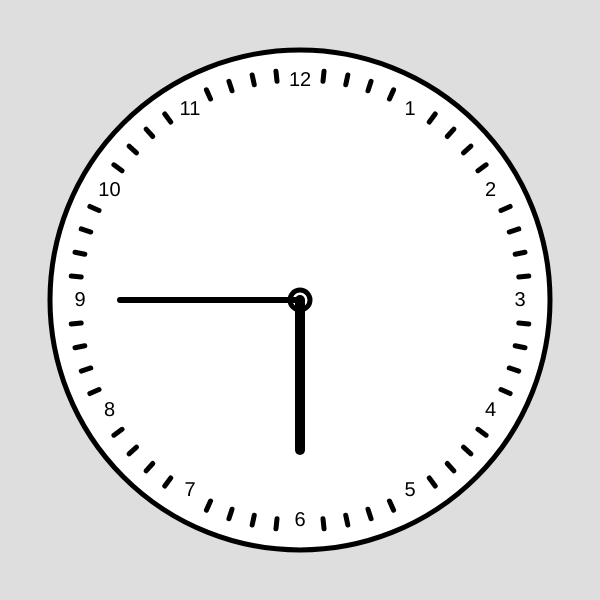
Frame 1 (no input)
Frame 60 (no input): identical to frame 1, image omitted
Frame 120 (the mouse pressed at the canvas centre since frame 60): identical to frame 1, image omitted

The p5.js sketch that drew this single still picture (run headless with seeded random() and noise() and a simulated clock; from frame 60 on, the mouse is pressed at the canvas centre):

// p5.js sketch
// ── sketch.js
var cx, cy;
const rMolde = 500
const rRelogio = 230;
const rPonteiroH = 150;
const rPonteiroM = 180;
const anguloPonteiroH = 90;
const anguloPonteiroM = 180;
var numeros;
function setup() {
    createCanvas(600, 600)
    textAlign(CENTER, CENTER);
    cx = width / 2
    cy = height / 2
    numeros = [3, 4, 5, 6, 7, 8, 9, 10, 11, 12, 1, 2]
    textSize(20)
    strokeWeight(5)

}

function draw() {
    background(222)
    ellipse(cx, cy, rMolde)
    ellipse(cx, cy, 20)
    for (var angulo = 0; angulo <= 360; angulo += 6) {
        var x1 = cos(radians(angulo)) * rRelogio;
        var y1 = sin(radians(angulo)) * rRelogio
        var x2 = cos(radians(angulo)) * (rRelogio - 10);
        var y2 = sin(radians(angulo)) * (rRelogio - 10)
        if (angulo % 30 == 0) {
            text(numeros[int(angulo / 30)], cx + x2, cy + y2)
        }
        else {
            line(cx + x2, cy + y2, cx + x1, cy + y1)
        }
    }

    push()
    strokeWeight(10)
    var hx = cos(radians(anguloPonteiroH)) * rPonteiroH;
    var hy = sin(radians(anguloPonteiroH)) * rPonteiroH;
    line(cx, cy, cx + hx, cy + hy)
    // triangle()
    pop()
    push()
    strokeWeight(6)
    var mx = cos(radians(anguloPonteiroM)) * rPonteiroM;
    var my = sin(radians(anguloPonteiroM)) * rPonteiroM;
    line(cx, cy, cx + mx, cy + my)
    // triangle()
    pop()


}
